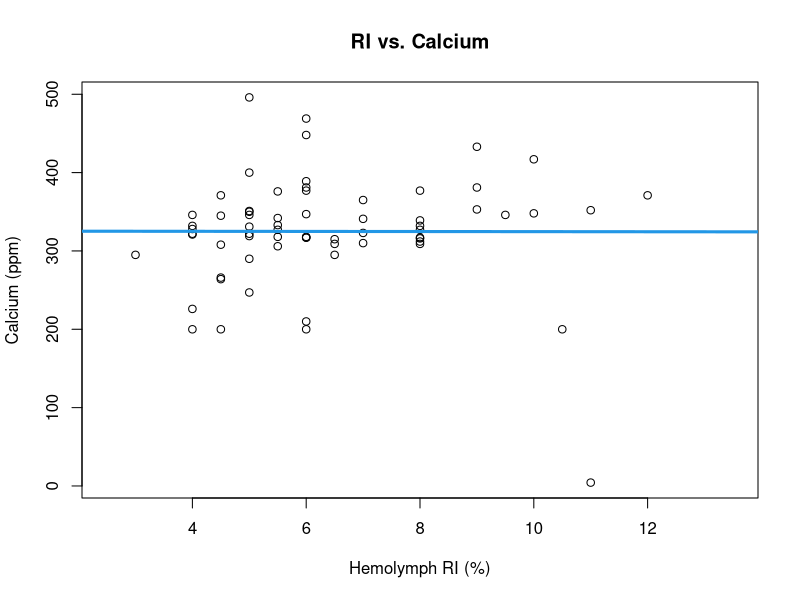
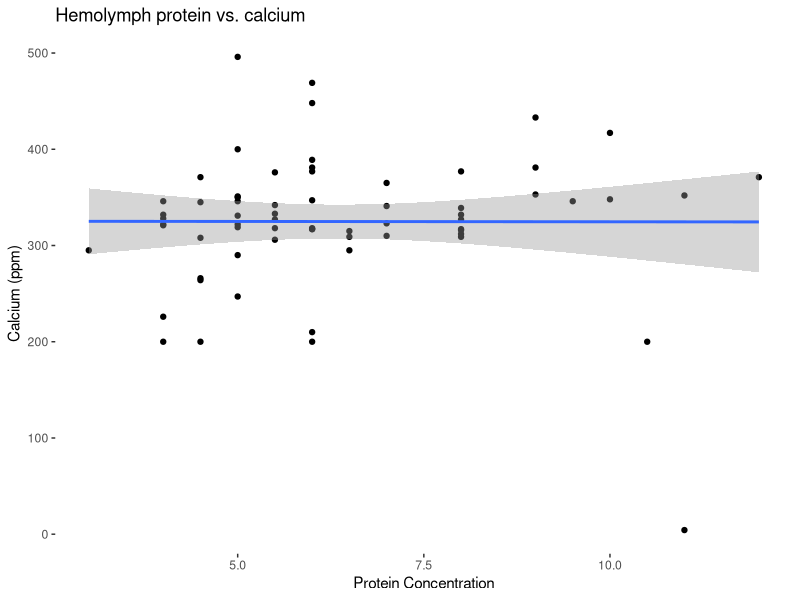
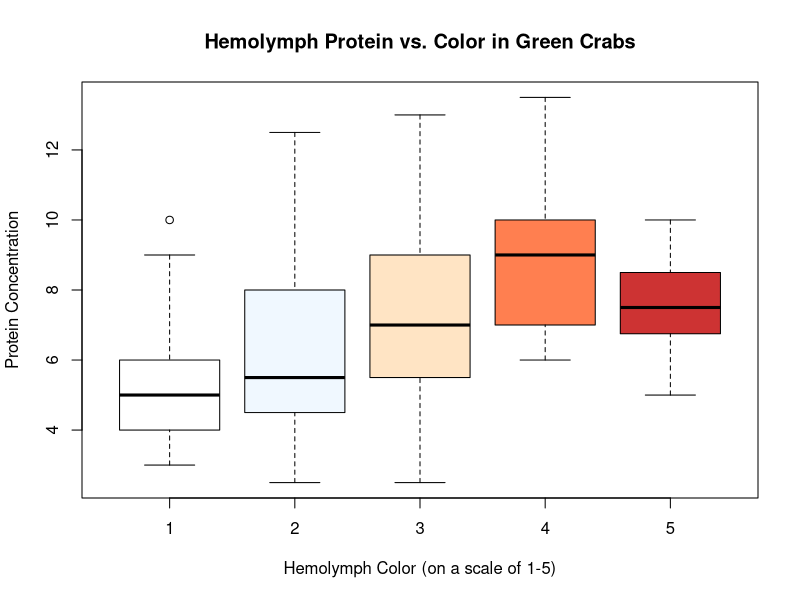
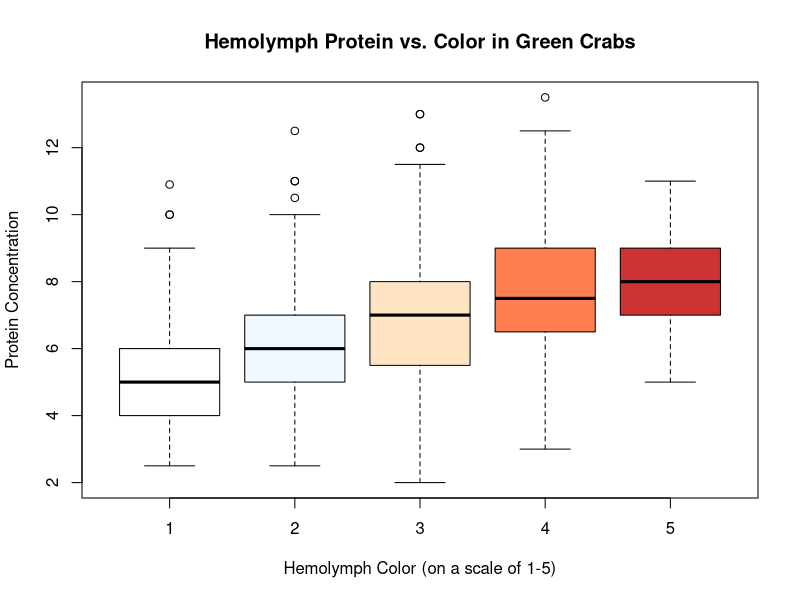
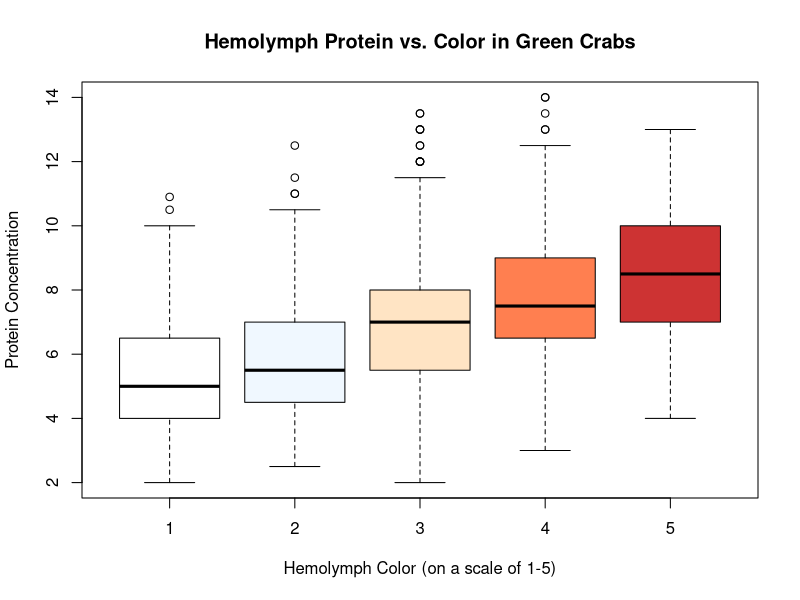
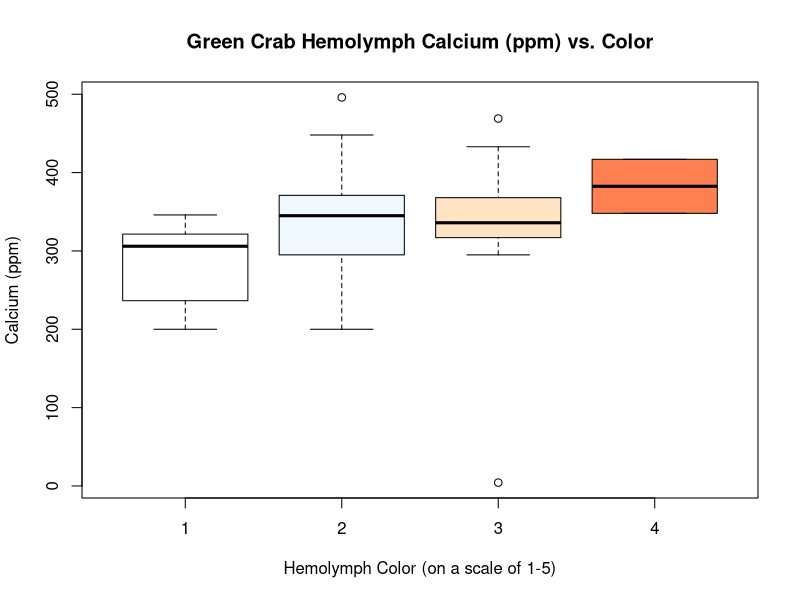

Generate these figures, in order, with R:
## ---- chunk 1

# read in relevant documents for this data
gc_dat <- read.csv("../data/prelim_gc_data.csv")

#  updated with full data set 2022-07-27

gc_dat_upd <- read.csv("../data/Condo_Data_Raw_CML_WEL_11_10_22.csv")

gc_dat_upd$Color <- factor(gc_dat_upd$Color, 
                           levels = c('1', '2', '3', '4', '5'))
gc_dat_upd$Color <- as.factor(gc_dat_upd$Color)

gc_dat_upd$RI <- as.numeric(gc_dat_upd$RI)

# updated with full data set 2023-01-06

gc_dat_fin <- read.csv("../data/Condo_Data_Raw_CML_WEL_1_6_23.csv")

gc_dat_fin$hemo_col <- factor(gc_dat_fin$hemo_col,
                           levels = c('1', '2', '3', '4', '5'))

gc_dat_fin$hemo_col <- as.factor(gc_dat_fin$hemo_col)

gc_dat_fin$hemo_ri <- as.numeric(gc_dat_fin$hemo_ri)

# data reclassification to avoid errors later

# libraries for data visualization
library(ggplot2)
library(dplyr)
library(gridExtra)
library(scatterplot3d)
library(MASS)

## ---- chunk 2

plot(Ca ~ RI, data = gc_dat, main = "RI vs. Calcium",
      xlab = "Hemolymph RI (%)", ylab = "Calcium (ppm)")
abline(lm (Ca ~ RI, data = gc_dat), col = 4, lwd = 3)

# correlation plot to look at RI vs. Calcium
# doesn't appear to be a trend

## ---- chunk 3

gc_dat %>% 
        # pipes molt data into ggplot
  ggplot(aes(x = RI, y = Ca)) + 
        # populates plot with hemo ri and ca info
    geom_point() + geom_smooth(method=lm) + 
        # specifies type of plot -- linear model with 95 percent confidence
        xlab("Protein Concentration") + 
        ylab ("Calcium (ppm)") +
        ggtitle("Hemolymph protein vs. calcium") +
        # renames x and y labels and title
      xlim(3, 12) + 
        # specifies x axis between 3 and 12 for more clear visualization
      theme(panel.grid.major = element_blank(),
              panel.grid.minor = element_blank(), 
              panel.background = element_blank())

## ---- chunk 4

ca_ri_mod <- lm(Ca ~ RI, data = gc_dat)
nobs(ca_ri_mod) # tells that there are 127 observations used in this model
summary(ca_ri_mod)
anova(ca_ri_mod) # standard anova
car::Anova(ca_ri_mod, type = 3) # type 3 anova for significance testing

# taken from all during molt cycle, leading to lots of variation
# pointing to trend; small r^2 due to assessing crabs at different times of
# molt cycle
## ---- chunk 5

boxplot(RI ~ Color, data = gc_dat,
         main = "Hemolymph Protein vs. Color in Green Crabs", 
         xlab = "Hemolymph Color (on a scale of 1-5)", 
         ylab = "Protein Concentration", 
         col= c('white', 'aliceblue', 'bisque', 'coral', 'brown3'))


# box plot comparing average RIs for different colored hemolymph
# appears that there are some differences between hemo RI 
## ---- chunk 6

boxplot(RI ~ Color, data = gc_dat_upd,
         main = "Hemolymph Protein vs. Color in Green Crabs", 
         xlab = "Hemolymph Color (on a scale of 1-5)", 
         ylab = "Protein Concentration", 
         col= c('white', 'aliceblue', 'bisque', 'coral', 'brown3'))
## ---- chunk 7

boxplot(hemo_ri ~ hemo_col, data = gc_dat_fin,
         main = "Hemolymph Protein vs. Color in Green Crabs", 
         xlab = "Hemolymph Color (on a scale of 1-5)", 
         ylab = "Protein Concentration", 
         col= c('white', 'aliceblue', 'bisque', 'coral', 'brown3'))

## ---- chunk 8

boxplot(Ca ~ Color, data = gc_dat, 
      main = "Green Crab Hemolymph Calcium (ppm) vs. Color",
      xlab = "Hemolymph Color (on a scale of 1-5)",
      ylab = "Calcium (ppm)",
      col= c('white', 'aliceblue', 'bisque', 'coral'))

# appears that calcium increases as hemolymph color darkens
## ---- chunk 9

ri_col_mod = lm(Color ~ RI + Ca + RI:Ca, data = gc_dat)
# model for analyzing the effect of ri and ca on color, as well as the
# interaction between the two

summary(ri_col_mod)
anova(ri_col_mod)
car::Anova(ri_col_mod, type = 3)

car::Anova(lm(Color ~ Ca, data = gc_dat), type = 3)
car::Anova(lm(Color ~ RI, data = gc_dat), type = 3)
# interaction model to assess whether or not hemolymph color is altered by
# the interaction between RI and Ca
## ---- chunk 10

fcol <- factor(gc_dat$Color)
# color is on a scale of 1-5; appears as "numeric"; categorical factor

ri_col_aov <- aov (RI ~ fcol, data=gc_dat)
summary(ri_col_aov)
# type 1 aov used for Tukey test
# tests between categories: is 1 dif. than 2, etc.

TukeyHSD(ri_col_aov, conf.level = 0.95) 
# run tukey model
# all categories are different: EXCEPT 5 with 3 and 4
## ---- chunk 11

fcol <- factor(gc_dat_upd$Color)
# color is on a scale of 1-5; appears as "numeric"; categorical factor

ri_col_aov_upd <- aov (RI ~ fcol, data=gc_dat_upd)
summary(ri_col_aov_upd)
# type 1 aov used for Tukey test
# tests between categories: is 1 dif. than 2, etc.

TukeyHSD(ri_col_aov_upd, conf.level = 0.95) 

## ---- chunk 12

fcol_fin <- factor(gc_dat_fin$hemo_col)
# color is on a scale of 1-5; appears as "numeric"; categorical factor

ri_col_aov_fin <- aov (hemo_ri ~ fcol_fin, data=gc_dat_fin)
summary(ri_col_aov_fin)
# type 1 aov used for Tukey test
# tests between categories: is 1 dif. than 2, etc.

TukeyHSD(ri_col_aov_fin, conf.level = 0.95) 
## ---- chunk 13

fcol <- factor(gc_dat$Color)
# color is on a scale of 1-5; appears as "numeric"; categorical factor

ri_ca_aov <- aov (Ca ~ fcol, data=gc_dat)
summary(ri_ca_aov)
# type 1 aov used for Tukey test
# tests between categories: is 1 dif. than 2, etc.

TukeyHSD(ri_ca_aov, conf.level = 0.95) 
# run tukey model
# 2-1, 3-1, 4-1 are significantly different; other categories are the same
